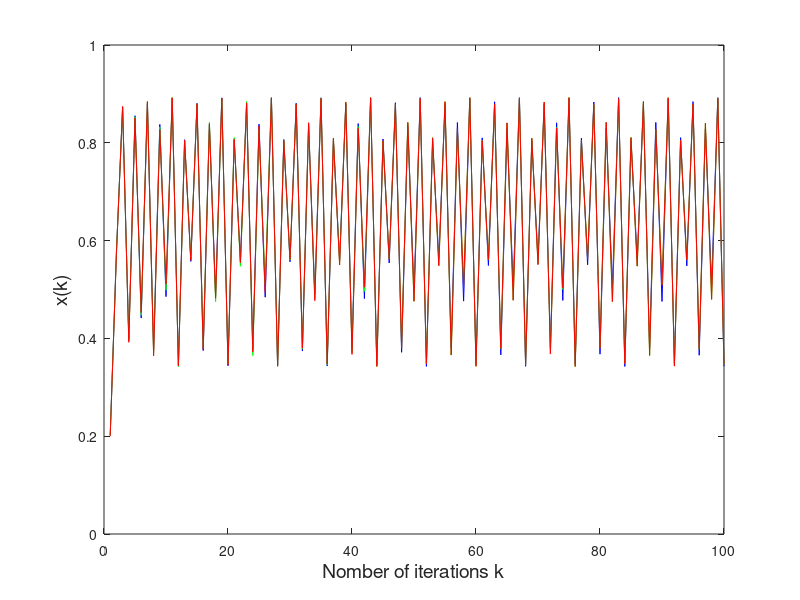
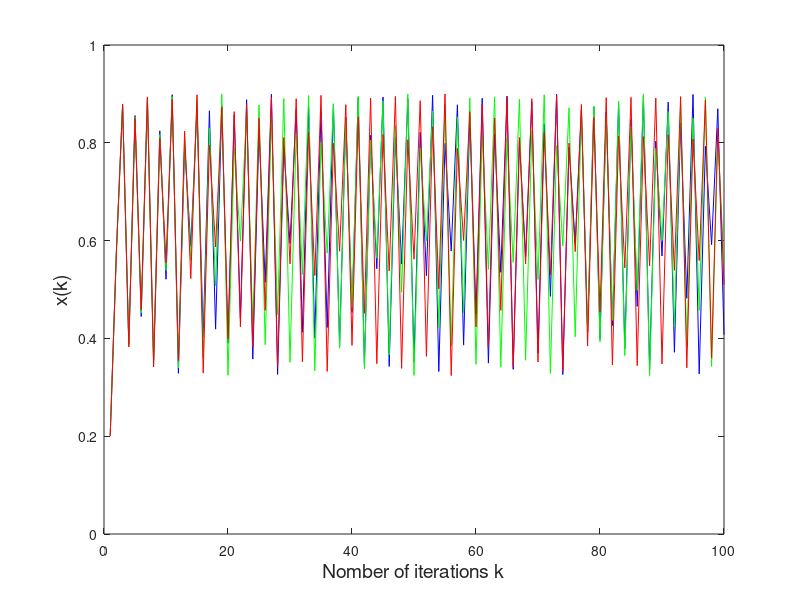

MATLAB code to generate these figures, in order:
clear all;
close all;
clc;

% (v)
a = 3.57;
x(1) = 0.2;
y(1) = x(1) + 0.001;
z(1) = y(1) + 0.001;
N = 100;

for k = 2 : N
    x(k) = a * (1 - x(k - 1)) * x(k - 1);
    y(k) = a * (1 - y(k - 1)) * y(k - 1);
    z(k) = a * (1 - z(k - 1)) * z(k - 1);
end

k = 1 : N;
figure(1);
plot(k, z, 'b', k, y, 'g', k, x, 'r');
axis([0, N, 0, 1]);
xlabel('Nomber of iterations k', 'FontSize', 14);
ylabel('x(k)', 'FontSize', 14);

% (vi)
a = 3.6;
x(1) = 0.2;
y(1) = x(1) + 0.001;
z(1) = y(1) + 0.001;
N = 100;

for k = 2 : N
    x(k) = a * (1 - x(k - 1)) * x(k - 1);
    y(k) = a * (1 - y(k - 1)) * y(k - 1);
    z(k) = a * (1 - z(k - 1)) * z(k - 1);
end

k = 1 : N;
figure(2);
plot(k, z, 'b', k, y, 'g', k, x, 'r');
axis([0, N, 0, 1]);
xlabel('Nomber of iterations k', 'FontSize', 14);
ylabel('x(k)', 'FontSize', 14);